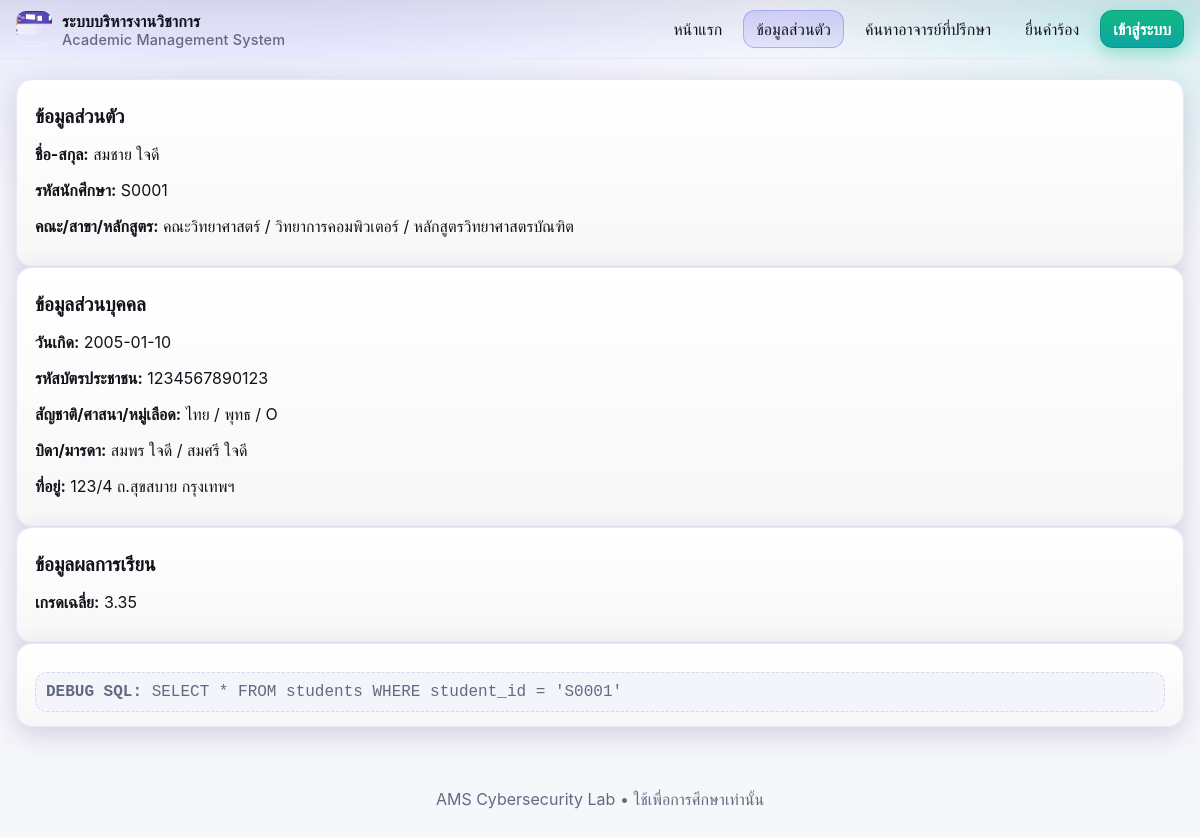
The page /profile.php?sid=S0001 on the database as committed earlier.
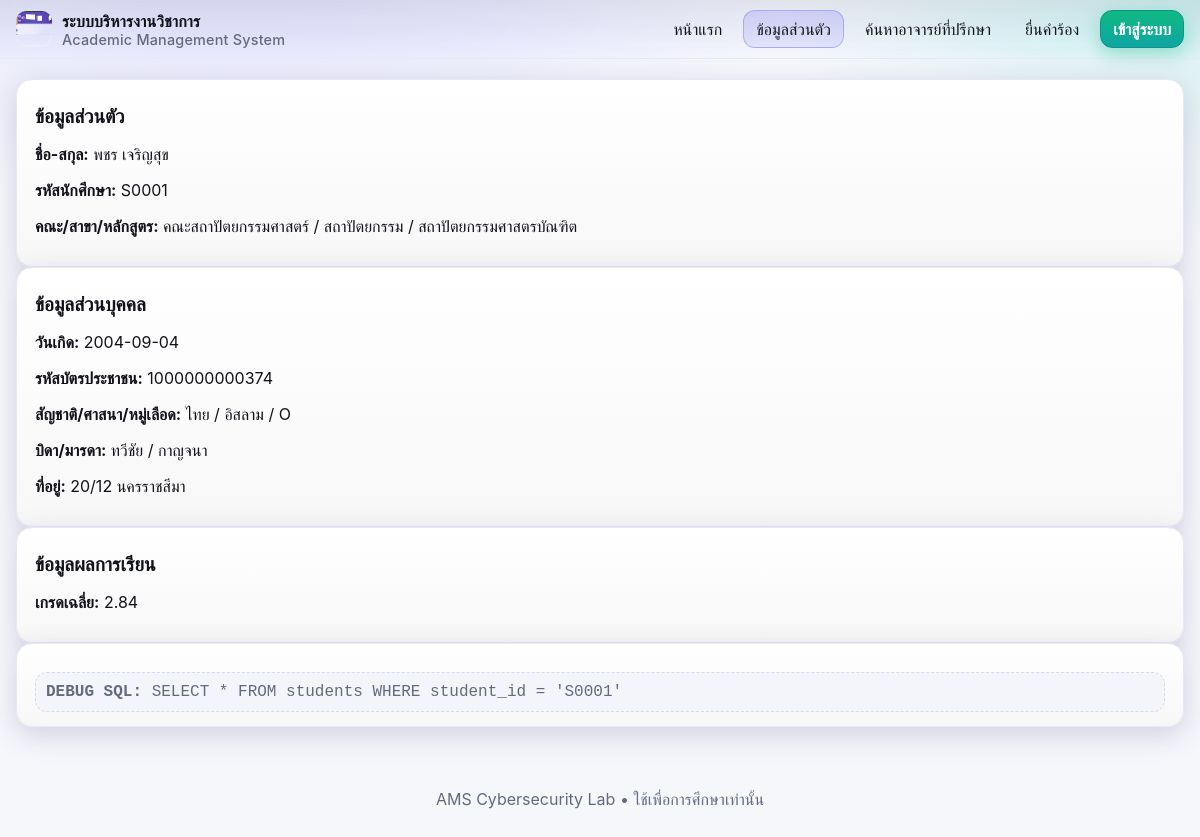
The same page on the database as committed later.
### tables this page shows
CREATE TABLE IF NOT EXISTS students (id INT AUTO_INCREMENT PRIMARY KEY, student_id VARCHAR(10), fullname VARCHAR(100), faculty VARCHAR(100), major VARCHAR(100), program VARCHAR(100), dob DATE, citizen_id VARCHAR(20), nationality VARCHAR(50), religion VARCHAR(50), blood VARCHAR(5), parent_father VARCHAR(100), parent_mother VARCHAR(100), address VARCHAR(200), gpa DECIMAL(3,2));

### src/profile.php (the view)
<?php
require 'db.php'; include '_header.php';
$sid = $_GET['sid'] ?? ($_SESSION['sid'] ?? '');
$sql = "SELECT * FROM students WHERE student_id = '$sid'";
$res = $conn->query($sql);
?>
<div class="card"><h1>ข้อมูลส่วนตัว</h1>
<?php if($res && $res->num_rows): $st=$res->fetch_assoc(); ?>
  <p><b>ชื่อ-สกุล:</b> <?=htmlspecialchars($st['fullname'])?></p>
  <p><b>รหัสนักศึกษา:</b> <?=htmlspecialchars($st['student_id'])?></p>
  <p><b>คณะ/สาขา/หลักสูตร:</b> <?=htmlspecialchars($st['faculty'])?> / <?=htmlspecialchars($st['major'])?> / <?=htmlspecialchars($st['program'])?></p>
</div>
<div class="card"><h1>ข้อมูลส่วนบุคคล</h1>
  <p><b>วันเกิด:</b> <?=htmlspecialchars($st['dob'])?></p>
  <p><b>รหัสบัตรประชาชน:</b> <?=htmlspecialchars($st['citizen_id'])?></p>
  <p><b>สัญชาติ/ศาสนา/หมู่เลือด:</b> <?=htmlspecialchars($st['nationality'])?> / <?=htmlspecialchars($st['religion'])?> / <?=htmlspecialchars($st['blood'])?></p>
  <p><b>บิดา/มารดา:</b> <?=htmlspecialchars($st['parent_father'])?> / <?=htmlspecialchars($st['parent_mother'])?></p>
  <p><b>ที่อยู่:</b> <?=htmlspecialchars($st['address'])?></p>
</div>
<div class="card"><h1>ข้อมูลผลการเรียน</h1>
  <p><b>เกรดเฉลี่ย:</b> <?=htmlspecialchars($st['gpa'])?></p>
</div>
<div class="card"><div class="debug"><b>DEBUG SQL:</b> <?=htmlspecialchars($sql)?></div></div>
<?php else: ?>
  <p class="notice">ไม่พบนักเรียน SID นี้</p>
<?php endif; ?>
<?php include '_footer.php'; ?>

### src/_header.php (shortened to what this page needs)
<!doctype html>
<html lang="th">
<head>
  <link rel="stylesheet" href="assets/style.css">
</head>
<body>
  <div class="navbar">
    <div class="brand">
      <img class="logo" src="assets/BARUI.png" onerror="this.src='assets/logo.svg'" alt="logo">
      <div><div>ระบบบริหารงานวิชาการ</div><div class="sub">Academic Management System</div></div>
    </div>
    <div class="tabs" style="margin-left:auto">
      <a href="index.php" class="<?=basename($_SERVER['PHP_SELF'])==='index.php'?'active':''?>">หน้าแรก</a>
      <a href="profile.php" class="<?=basename($_SERVER['PHP_SELF'])==='profile.php'?'active':''?>">ข้อมูลส่วนตัว</a>
      <a href="advisors.php" class="<?=basename($_SERVER['PHP_SELF'])==='advisors.php'?'active':''?>">ค้นหาอาจารย์ที่ปรึกษา</a>
      <a href="request.php" class="<?=basename($_SERVER['PHP_SELF'])==='request.php'?'active':''?>">ยื่นคำร้อง</a>
      <?php if(isset($_SESSION['user'])): ?>
        <a href="logout.php" class="btn btn-logout">ออกจากระบบ</a>
      <?php else: ?>
        <a href="login.php" class="btn btn-login">เข้าสู่ระบบ</a>
      <?php endif; ?>
    </div>
  </div>
  <div class="container">

### src/_footer.php
  </div>
  <footer>AMS Cybersecurity Lab • ใช้เพื่อการศึกษาเท่านั้น</footer>
</body>
</html>

### src/assets/style.css (style rules this page uses)
:root { --bg:#f6f7fb; --surface:#ffffff; --text:#12131a; --muted:#636a80; --border:#e6e8f5; --border-strong:#d6d8ee; --primary:#5c54ff; --primary-2:#8a7bff; --primary-3:#6b63ff; --accent:#00bfa6; --warn:#ffcc00; --danger:#ff5570; --ok:#22c55e; --ring: rgba(92,84,255,.35); --radius:16px; --shadow:0 8px 28px rgba(45,35,105,.18); --shadow-2:0 2px 10px rgba(24,21,72,.12); }
html,body { height:100% }
body { margin:0; font-family: Inter, ui-sans-serif, system-ui, -apple-system, Segoe UI, Roboto, Ubuntu, Cantarell, "Noto Sans", Arial; color:var(--text); background: var(--bg); background-image: radial-gradient(1000px 500px at 20% -10%, rgba(92,84,255,.15), transparent 60%), radial-gradient(700px 400px at 100% 0%, rgba(0,191,166,.12), transparent 60%); background-repeat:no-repeat; }
.navbar { position:sticky; top:0; z-index:50; display:flex; align-items:center; gap:14px; padding:10px 16px; -webkit-backdrop-filter:saturate(160%) blur(10px); backdrop-filter:saturate(160%) blur(10px); background: linear-gradient(180deg, rgba(21,24,49,.08), rgba(21,24,49,0)); border-bottom:1px solid var(--border); }
.brand { display:flex; align-items:center; gap:10px; font-weight:800; letter-spacing:.2px }
.navbar img.logo { height:36px;width:36px;border-radius:10px;box-shadow:0 0 0 2px rgba(255,255,255,.15) inset }
.brand .sub { font-weight:500;color:var(--muted);font-size:.9rem }
.tabs { margin-left:auto; display:flex; align-items:center; gap:8px; }
.tabs a { color:var(--text); text-decoration:none; padding:8px 12px; border-radius:12px; border:1px solid transparent; transition:all .18s ease; }
.tabs a.active { background:linear-gradient(180deg, rgba(92,84,255,.18), rgba(92,84,255,.10)); border-color:rgba(92,84,255,.35) }
.container { max-width:1200px; margin:20px auto; padding:0 16px }
.card { background: var(--surface); border:1px solid var(--border); border-radius:var(--radius); box-shadow:var(--shadow); padding:18px 18px 14px; }
.card h1,.card h2 { margin:6px 0 12px }
.card h1 { font-size:1.2rem }
.btn, button { -webkit-appearance:none; appearance:none; border:0; cursor:pointer; padding:10px 14px; border-radius:12px; font-weight:700; background: linear-gradient(180deg, var(--primary), var(--primary-3)); color:#fff; box-shadow:0 6px 18px rgba(92,84,255,.35); transition: transform .08s ease, box-shadow .2s ease, filter .2s ease; }
.tabs a[href="login.php"] { background: linear-gradient(180deg, #10b981, #0ea5a3); border: 1px solid #0d9488; color:#fff; box-shadow: 0 6px 18px rgba(16,185,129,.35); }
.debug { margin-top:10px; background:#f4f5fb; border:1px dashed var(--border-strong); border-radius:12px; padding:10px; color:var(--muted); font-family: ui-monospace, SFMono-Regular, Menlo, Consolas, "Liberation Mono", monospace; overflow:auto; }
footer { padding:42px 0 56px; color:var(--muted); text-align:center }

Rows that differ between the two databases and show on the page:
changed students "ไทย": fullname "สมชาย ใจดี" → "พชร เจริญสุข"; faculty "คณะวิทยาศาสตร์" → "คณะสถาปัตยกรรมศาสตร์"; major "วิทยาการคอมพิวเตอร์" → "สถาปัตยกรรม"; program "หลักสูตรวิทยาศาสตรบัณฑิต" → "สถาปัตยกรรมศาสตรบัณฑิต"; dob "2005-01-10" → "2004-09-04"; citizen "1234567890123" → "1000000000374"; religion "พุทธ" → "อิสลาม"; parent_father "สมพร ใจดี" → "ทวีชัย"; parent_mother "สมศรี ใจดี" → "กาญจนา"; address "123/4 ถ.สุขสบาย กรุงเทพฯ" → "20/12 นครราชสีมา"; gpa "3.35" → "2.84"
